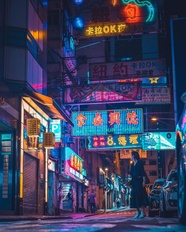
#> input picture CV/dataset/neonlights.jpg, 186 x 232 px, shrunk from 700 x 875 before the run; the run also reads 1 picture not shown here
$ jupyter execute --allow-errors 'Image Filtering.ipynb'   (shell and % lines are left out)   (older library calls are emulated)
#> lines starting #> are read from the running program, lines starting #| are printed output that depends on the picture
#todo A Fast Approximation of the Bilateral Filter using a Signal Processing Approach

denoising
tone mapping
Photographic Style Transfer

https://www.csie.ntu.edu.tw/~cyy/courses/vfx/10spring/lectures/handouts/lec14_bilateral_4up.pdf

## Linear Shift-Invariant Image Filtering

Generally, filtering means neiborhood operation. And the term "linear shift-invariant image filtering" means to replace the pixels by a linear combination of their neighbors via a same rule. The rule is determined by the __kernel__ of the filtering. Note that the

For example, $g[\cdot, \cdot] = \frac{1}{9}\, \begin{bmatrix}1& 1& 1\\ 1& 1& 1\\ 1& 1& 1\end{bmatrix}$ is called the __box filter__.
Then get the output $h[m,n]$ given kernel $g$ and signal $f[m, n]$ by 'convolution'
$$h[m, n] = \sum_{i, j} g[i, j]f[m + j, n + j]$$
It's not the convolution in _'Signals and Systems'_, and the idea is not similar.
Although $h(x) * g(x)$ is actually $g(x) * h(x)$, but here, in cv, we shift the image, not the _response_. It's more like a image to pass across a filter, not a filter processing a image

Another filter commonly used to blur an image is Gaussian Filter. Theoretically, it's
$$g(\mathbf{x};\mathbf{\mu}, \Sigma) = \frac{1}{(2\pi)^{\frac{n}{2}}|\Sigma|^{\frac{1}{2}}} e^{-\frac{1}{2} (\mathbf{x} - \mu)^T \Sigma^{-1} (\mathbf{x} - \mu)}$$
In bivariate case, it could be simpler, as
$$ g(x, y) = \frac{1}{2\pi \sigma_x \sigma_y \sqrt{1 - \rho^2}} exp -\frac{1}{2(1 - \rho^2)} \Big(\frac{(x - \mu_x)^2}{\sigma_x^2} +\frac{(y - \mu_y)^2}{\sigma_y^2} - 2\rho\frac{(x - \mu_x)(y - \mu_y)}{\sigma_x\sigma_y} \Big)
$$
However, it need to be applied in a discrete environment. So firstly, we'd like to truncate the kernel, secondly, we need to determine the $\sigma$. a common strategy is to be proportional to image size like 2% of the image diagonal since then it's independent of image resolution. And a reasonable truncate is usually at 2-3$\sigma$, and it's better to give kernel an odd length

[cell 1]
import cv2

[cell 2]
import numpy as np

[cell 3]
from matplotlib import pyplot as plt

[cell 4]
img = cv2.imread('dataset/neonlights.jpg')
#> img is the input picture: shape (232, 186, 3); mean B, G, R 93.8, 66.2, 61.8

[cell 5]
imgGray = cv2.cvtColor(img, cv2.COLOR_BGR2GRAY)

### 1. Filtering in Single Channel
Let's start with a simple case $\to$ filtering a gray-scale image, which has only one channel. Most of the filterings could be represented as a convolution of input signal and kernel; whereas some others are special.
We use `fitering_gray` to implement normal filterings; For median and bilateral filtering, we will write two functions specifically.

Zero-padding:
`np.pad(imgGray, [paddings], 'constant', constant_values=(0, 0))`

##### Functions

[cell 6]
def get_padded_img(size, f, ptype = 'constant'):
    lm = size[0]
    ln = size[1]
    if ptype == 'constant':
        return np.pad(f, [(lm // 2, lm // 2), (ln // 2, ln // 2)], ptype, constant_values=(0, 0))
    elif ptype == 'edge':
        return np.pad(f, [(lm // 2, lm // 2), (ln // 2, ln // 2)], ptype)
    else:
        return

[cell 7]
def filtering_gray(kernel, f, ptype='constant'):
#> called with kernel = array of shape (7, 7), ptype = 'constant'
    h = np.empty_like(f)
    # we assume the kernel is squared and have an odd length
    lm = kernel.shape[0]
#> lm = 7
    ln = kernel.shape[1]
#> ln = 7

    padded = get_padded_img((lm, ln), f, ptype)

    for m in range(h.shape[0]):
        for n in range(h.shape[1]):
            h[m][n] = np.sum(np.multiply(kernel, padded[m: m + lm, n: n + ln]))
    return h

[cell 8]
def filtering_gray_median(ksize, f, ptype='constant'):
    h = np.empty_like(f)
    # we assume the kernel is squared and have an odd length
    lm = kernel.shape[0]
    ln = kernel.shape[1]

    padded = get_padded_img((lm, ln), f, ptype)

    for m in range(h.shape[0]):
        for n in range(h.shape[1]):
            h[m][n] = np.median(padded[m: m + lm, n: n + ln])
    return h

[cell 9]
z = lambda x, y, const, sigmaX, sigmaY, corr: const * np.exp(- 1 / (2 * np.sqrt(1 - corr ** 2)) * ( x ** 2 / sigmaX ** 2 + y ** 2 / sigmaY ** 2 - 2 * corr * x * y / sigmaX / sigmaY))
gauss = lambda x, sigmaX: 1 / np.sqrt(2 * np.pi) / sigmaX * np.exp(- 1 / 2 * x ** 2 / sigmaX ** 2)

[cell 10]
def get_gaussian_kernel(k, sigmaX, sigmaY = 0, corr = 0):
    # k should be a tuple
    # it supports a covariance between x and y
    if sigmaY == 0:
        sigmaY = sigmaX
    m = k[0]
    n = k[1]
    y, x = np.ogrid[-m // 2 + 1: m // 2 + 1, - n // 2 + 1: n // 2 + 1]
    const = 1 / (2 * np.pi * sigmaX * sigmaY * np.sqrt(1 - corr ** 2))
    g = z(x, y, const, sigmaX, sigmaY, corr)
    #normalize
    return g / np.sum(g)

##### Usage

[cell 11]
box_filter = np.ones((7, 7)) / 49
#> (the rest of this cell did not finish here and is left out)

#> (a cell that did not finish here is left out)

[cell 13]
#gaussian blur with a covariance
blurred2 = filtering_gray(get_gaussian_kernel((7, 7), 2, 2, 0.5), imgGray)

[cell 14]
boxed = filtering_gray(box_filter, imgGray)

#> (a cell that did not finish here is left out)

It's not easy to get conclusion from thumbnails. So let's output the image to hard disk first and crop the interest region.

[cell 16]
cv2.imwrite("dataset/imgGray.jpg", imgGray)
#> (the rest of this cell did not finish here and is left out)

Left |  Right
 --- | ---
 Gaussian Blur with $\rho = 1$ with ksize = 7  |Gaussian Blur with $\rho = 0.5$ with ksize = 7 |
 |
Box filtered with ksize = 7 | Medianed with ksize = 7
 |

---
#### Acceleration
When the rank of a filter is one, it could be constructed by a outer product of two vectors, which means that it could be splited into two steps and computed separately. This trick is useful for accelerating the process.
For a $M \times M$ image and a $N \times N$ kernel, before splitting, the cost is $N \times N \, \times \, M \times M$. After spliting, it will be $2 \times N \, \times \, M \times M$

[cell 17]
def get_separate_gaussian_kernel(k, sigmaX, sigmaY = 0):
    ## here x and y must be independent
    if sigmaY == 0:
        sigmaY = sigmaX
    m = k[0]
    n = k[1]
    y, x = np.ogrid[-m // 2 + 1: m // 2 + 1, - n // 2 + 1: n // 2 + 1]
    y = gauss(y, sigmaY)
    x = gauss(x, sigmaX)
    y /= np.sum(y)
    x /= np.sum(x)
    #normalize
    return y, x

[cell 18]
def filtering_gray_separate_kernel(ky, kx, f, ptype='constant'):
    # we assume the kernel is squared and have an odd length
#> called with ky = array of shape (7, 1), kx = array of shape (1, 7), ptype = 'constant'
    lm = ky.shape[0]
    ln = kx.shape[1]

    padded = get_padded_img((lm, ln), f, ptype)
    h = np.zeros_like(padded, dtype = float)

    for m in range(h.shape[0] - lm + 1):
        for n in range(ln // 2, h.shape[1] - ln // 2 + 1):
            h[m + lm // 2][n] = np.sum(np.multiply(ky, padded[m: m + lm, n: n + 1]))
#> h: shape (238, 192) float64

    for m in range(lm // 2, h.shape[0] - lm // 2 + 1):
        for n in range(h.shape[1] - ln + 1):
            h[m][n + ln // 2] = np.sum(np.multiply(kx, h[m: m + 1, n: n + ln]))
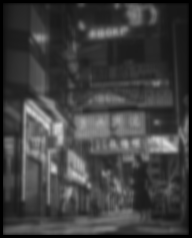
#> h: shape (238, 192) float64; min 0, max 215.6, mean 63.5

    return h[lm // 2 : -lm // 2 + 1, ln // 2 : - ln // 2 + 1].astype(np.uint8)
#> returned value: shape (232, 186)

[cell 19]
ky, kx = get_separate_gaussian_kernel((7, 7), 2)
blurred3 = filtering_gray_separate_kernel(ky, kx, imgGray)

#> (a cell that did not finish here is left out)

#> (a cell that did not finish here is left out)

[cell 22]
np.sum(imgGray - blurred3)
#> Out = 5231800

It's shown that the result of separate filter and grid filter is almost identical. However, it can't efficiently deduced the running time. I think it's because we the second 'for-loop'; Without parallel computing, the cost of loop is more noticeable.

[cell 23]
cv2.imwrite("dataset/blurred3.jpg", blurred3)
#> Out = True

-------

#### Bilateral

Gaussian | Bilateral
--- | ---
Edge are blurred | Edge are preserved
Same kernel everywhere. | Kernel shape depends on the image content

__Choice of parameters__ : shoule be independent of resolution and exposure
- space parameter: proportional to image size
  - e.g., 2% of image diagonal
- Range parameter: proportional to edge amplitude
  - e.g., mean or median of image gradients

__Iterating the Bilateral Filter__
- Generate more piecewise-flat images
- Often not needed in computational photo, but could be useful for applications such as NPR.

[cell 24]
mountain = cv2.imread('dataset/mountain.jpg')
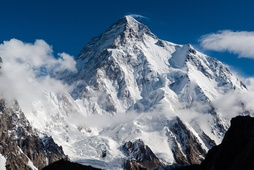
#> input picture CV/dataset/mountain.jpg, 254 x 170 px, shrunk from 960 x 641 before the run
#> mountain is the input picture: shape (170, 254, 3); mean B, G, R 140.4, 121.4, 102.5
mountainGray = cv2.cvtColor(mountain, cv2.COLOR_BGR2GRAY)

[cell 25]
plt.imshow(mountainGray, cmap = 'gray')
plt.axis("off")

[cell 26]
def mean_gradient(f):
    sobel = np.array([[1, 0, -1]])
    gy = filtering_gray(sobel, f)
    gx = filtering_gray(sobel.T, f)
    sq = np.sqrt(gy ** 2 + gx ** 2)
    return np.mean(sq[sq > 0])

# when using sobel, the result is 5, which seems to be not noticeable, so I discard the procedure of smooth, try again

[cell 27]
def bilateral_filter(f, sigmaS, sigmaR, useMean = True):

#> called with sigmaS = 5, sigmaR = 23, useMean = False
    h = np.empty_like(f, dtype = float)
    #kernel length
    kl = int(np.sqrt(np.sum(np.power(f.shape, 2))) * 0.02)
#> kl = 6
    #kl = 3
    gaussS = get_gaussian_kernel((kl, kl), sigmaS)
    gaussR = gauss #(x, sigmaR)
    padded = get_padded_img((kl, kl), f)

    for m in range(h.shape[0]):
        for n in range(h.shape[1]):
            #m = 500
            #n = 300
            rang = gaussR(np.abs(padded[m: m + kl, n: n + kl] - padded[m + kl // 2][n + kl // 2]), sigmaR)
            #print(np.abs(padded[m: m + kl, n: n + kl] - padded[m + kl // 2][n + kl // 2]))

            space = np.multiply(gaussS, rang)
            #print(space)
            space /= np.sum(space)
            #print(space)
            h[m][n] = np.sum(np.multiply(space, padded[m: m + kl, n: n + kl]))
#> h: shape (170, 254) float64
            #print(h[m][n])
            #return
    return h.astype(np.uint8)
#> returned value: shape (170, 254)

[cell 28]
bilateral_result = bilateral_filter(mountainGray.astype(int), 5, 23, useMean = False)

[cell 29]
cv2.imwrite('dataset/bilateral_result2.jpg', bilateral_result)
plt.imshow(bilateral_result, cmap = 'gray')

It's shown that the scale of parameter is quite different from what we usually used. So a mean of image gradient may be required.

[cell 30]
mean_gradient(mountainGray.astype(int))
#> call 4 of filtering_gray, with kernel = array of shape (3, 1), ptype = 'constant'
#> after the loop in filtering_gray (call 4), `for m in range(h.shape[0]):`:
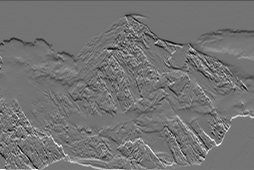
#> h: shape (170, 254) int64; min -195, max 233, mean 0; drawn with min black and max white
#> in mean_gradient, `sq = np.sqrt(gy ** 2 + gx ** 2)`:
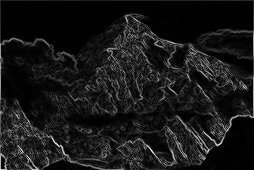
#> sq: shape (170, 254) float64; min 0, max 303.6, mean 28.3; drawn with min black and max white
#> Out = 30.07

Found that the mean of non-zero gradient is 23, so we try and show that above.

## Convolution supported

Filter2D
- `cv2.sepFilter2D( src, ddepth, kernelX, kernelY[, dst[, anchor[, delta[, borderType]]]] )`
- `cv2.filter2D( src, ddepth, kernel[, dst[, anchor[, delta[, borderType]]]])`

DDepth:

Input depth (src.depth()) | Output depth (ddepth)
--- | ---
CV_8U	| -1/CV_16S/CV_32F/CV_64F
CV_16U/CV_16S	| -1/CV_32F/CV_64F
CV_32F	| -1/CV_32F/CV_64F
CV_64F	| -1/CV_64F

[cell 31]
horizontal = cv2.filter2D(imgGray, cv2.CV_32F, np.array([[1, 2, 1],[0, 0, 0],[-1, -2, -1]]))
horizontal1 = cv2.filter2D(imgGray, - 1, np.array([[1, 2, 1],[0, 0, 0],[-1, -2, -1]]))

[cell 32]
hor2 = horizontal.copy()
hor2[hor2 > 255] = 255
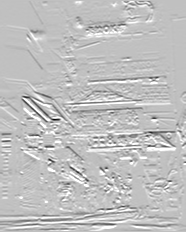
#> hor2: shape (232, 186) float32; min -792, max 255, mean -2.9; drawn with min black and max white
hor2[hor2 < 0] = 0

It's shown that the gradient itself could exceed 255 or - 255; When we make the ddepth = -1, opencv truncate it. So for computing, the output type should be cv_16s or others

[cell 33]
f, axe = plt.subplots(1, 2, figsize = (15, 15))
axe[0].imshow(hor2 , cmap = 'gray')
axe[1].imshow(horizontal1, cmap = 'gray')

[cell 34]
cv2.imwrite('dataset/1.jpg', hor2)
cv2.imwrite('dataset/2.jpg', horizontal1)
#> Out = True

#### Bilateral Filter:
- `cv2.bilateralFilter(src, d, sigmaColor, sigmaSpace[, dst[, borderType]]) `
- sigmaColor means $\sigma_r$, sigmaSpace means $\sigma_s$
- Sigma values: For simplicity, you can set the 2 sigma values to be the same. If they are small (< 10), the filter will not have much effect, whereas if they are large (> 150), they will have a very strong effect, making the image look “cartoonish”.
- Filter size: Large filters (d > 5) are very slow, so it is recommended to use d=5 for real-time applications, and perhaps d=9 for offline applications that need heavy noise filtering.

[cell 35]
bf2 = cv2.bilateralFilter(mountainGray,33,50,2)
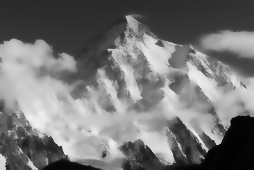
#> bf2: shape (170, 254); min 2, max 238, mean 117.8
plt.imshow(bilateral_result, cmap = 'gray')
cv2.imwrite('dataset/bilateral_result3.jpg', bf2)
#> Out = True

#### Box filter:
- `cv2.boxFilter(src, ddepth, ksize[, dst[, anchor[, normalize[, borderType]]]])` or
- `cv.blur( src, ksize[, dst[, anchor[, borderType]]])`

[cell 36]
boxf = cv2.boxFilter(mountainGray, -1, (5, 5))
plt.imshow(boxf, cmap = 'gray')

#### Gaussian Blur
- Pass a kernel got from `cv2.getGaussianKernel( ksize, sigma[, ktype])` and filter it
- `cv.GaussianBlur( src, ksize, sigmaX[, dst[, sigmaY[, borderType]]] )` Directly

[cell 37]
gb = cv2.GaussianBlur(mountainGray, (7, 7), 2)
plt.imshow(gb, cmap = 'gray')

Median Blur
- `cv.medianBlur( src, ksize[, dst] )`

[cell 38]
mb = cv2.medianBlur(mountainGray,7)
plt.imshow(mb, cmap = 'gray')

## Convolution In Colored Image

It's shown that for a linear filter like box or gaussian, $F(R, G, B) = (F(R), F(G), F(B))$. However, for non-linear filter, we may manipulate them dedicatedly. Let's use sober filter as example:

- `cv.Sobel( src, ddepth, dx, dy[, dst[, ksize[, scale[, delta[, borderType]]]]] )`
  - src	input image.
  - dx order of the derivative x.
  - dy	order of the derivative y.
  - ksize size of the extended Sobel kernel; it must be 1, 3, 5, or 7.
  - scale optional scale factor for the computed derivative values; by default, no scaling is applied (see getDerivKernels for details).
  - delta optional delta value that is added to the results prior to storing them in dst.

[cell 39]
astronaut = cv2.imread('dataset/astronaut.jpg')
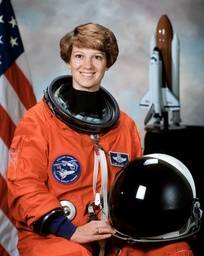
#> input picture CV/dataset/astronaut.jpg, 204 x 256 px, shrunk from 768 x 966 before the run
#> astronaut is the input picture: shape (256, 204, 3); mean B, G, R 82.9, 88.8, 121.3

[cell 40]
#gray
astronautGray = cv2.cvtColor(astronaut, cv2.COLOR_BGR2GRAY)

#edge detection using gray
edgeGray = cv2.Sobel(astronautGray, -1, 0, 1, ksize = 3)

#edge detection in RGB
edgeBGR = cv2.Sobel(astronaut, -1, 0, 1, ksize = 3)

B, G, R = cv2.split(astronaut)
B = cv2.Sobel(B, -1, 0, 1, ksize = 3)
R = cv2.Sobel(R, -1, 0, 1, ksize = 3)
G = cv2.Sobel(G, -1, 0, 1, ksize = 3)

edgeSeparate = cv2.merge((B, G, R))

Edge detection in multi-channel gradient

[cell 41]
B, G, R = cv2.split(astronaut)
#ScharrF = np.array([[-3, 0, 3],[-10, 0, 10],[-3, 0, 3]])
ScharrF = np.array([[-1, 0, 1],[-2, 0, 2],[-1, 0, 1]])
bx = cv2.filter2D(B, cv2.CV_32F, ScharrF)
gx = cv2.filter2D(G, cv2.CV_32F, ScharrF)
rx = cv2.filter2D(R, cv2.CV_32F, ScharrF)

by = cv2.filter2D(B, cv2.CV_32F, ScharrF.T)
gy = cv2.filter2D(G, cv2.CV_32F, ScharrF.T)
ry = cv2.filter2D(R, cv2.CV_32F, ScharrF.T)

edge1 = np.sqrt((bx + gx + rx) ** 2 + (by + gy + ry) ** 2)
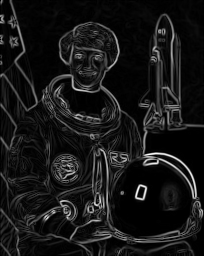
#> edge1: shape (256, 204) float32; min 0, max 3055.9, mean 278.6; drawn with min black and max white
edge2 = np.sqrt(bx ** 2 + gx ** 2 + rx ** 2 + by ** 2 + gy ** 2 + ry ** 2)

> While it is true that humans perceive color in three dimensions, it is unlikely that edge detection or gradient computation takes place by projecting colors onto three separate axes.

So you can found that the result here is much better than the Seperate RGB Detection below.

[cell 42]
f, axe = plt.subplots(1, 2, figsize = (15, 15))
axe[0].imshow(edge1 / 4, cmap = 'gray')
axe[1].imshow(edge2 / 4, cmap = 'gray')
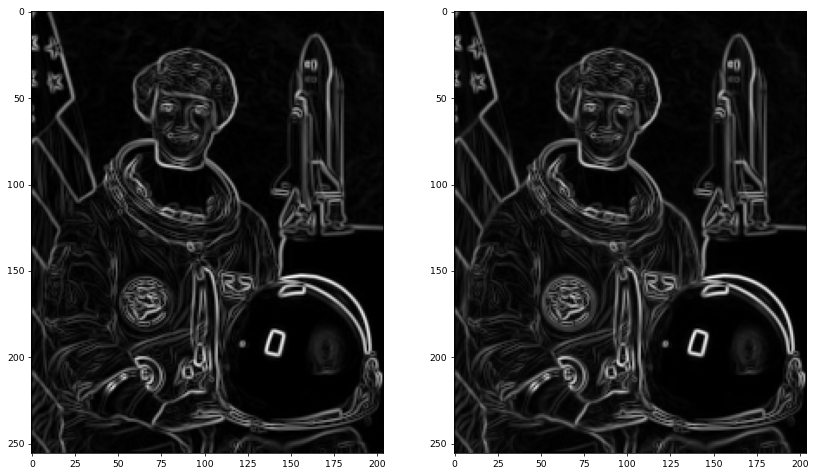
#> figure drawn by matplotlib, 2 panels

[cell 43]
# edge detection in BGR = separately calculate edge
np.sum(edgeSeparate - edgeBGR)
#> Out = 0

[cell 44]
edgeBGR_GRAY = cv2.cvtColor(edgeBGR, cv2.COLOR_BGR2GRAY)

[cell 45]
dif = edgeBGR_GRAY.astype(int) - edgeGray.astype(int)
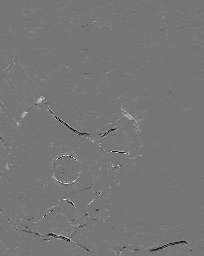
#> dif: shape (256, 204) int64; min -63, max 74, mean 0.4; drawn with min black and max white

[cell 46]
# it's shown that the edge detection in RGB is slightly differnt from which directly calculated from Gray-Scale
np.sum(dif) / dif.size
#> Out = 0.363

[cell 47]
cv2.imwrite('dataset/dif.jpg', dif)
#> Out = True

[cell 48]
f, axs = plt.subplots(1, 3, figsize = (15, 15))
axs[0].imshow(edgeGray, cmap = 'gray')
axs[1].imshow(edgeBGR)
axs[2].imshow(edgeSeparate)

### Exercise: soft shadow effect

[cell 49]
keepcalm = cv2.imread('dataset/keep_calm.jpg')

[cell 50]
softfilter = get_gaussian_kernel((11, 11), 3)
